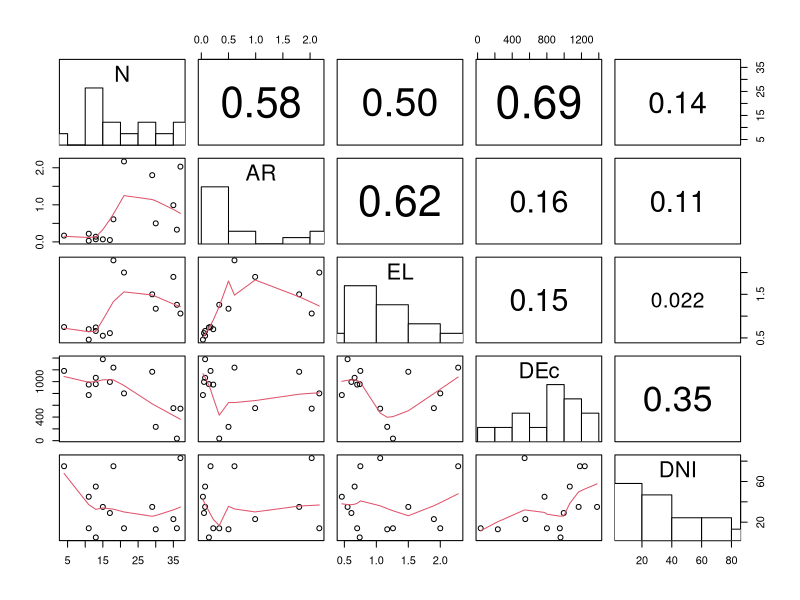
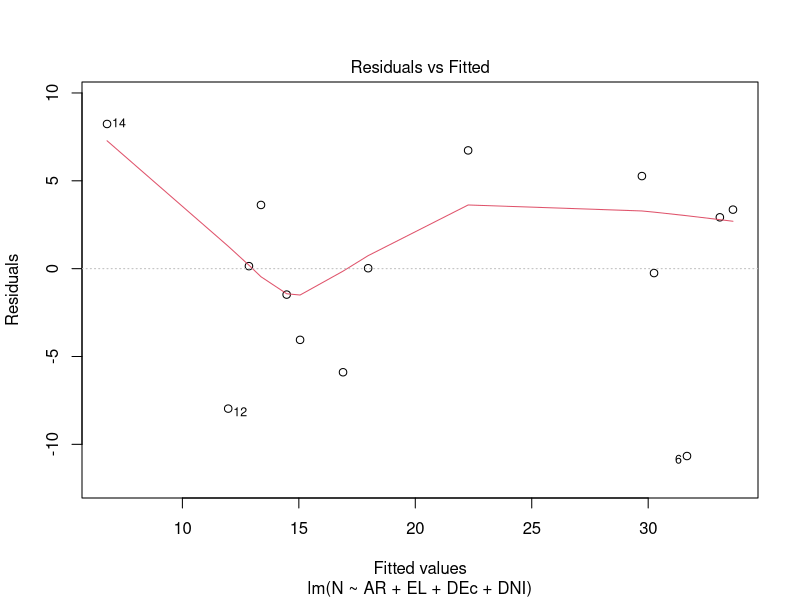
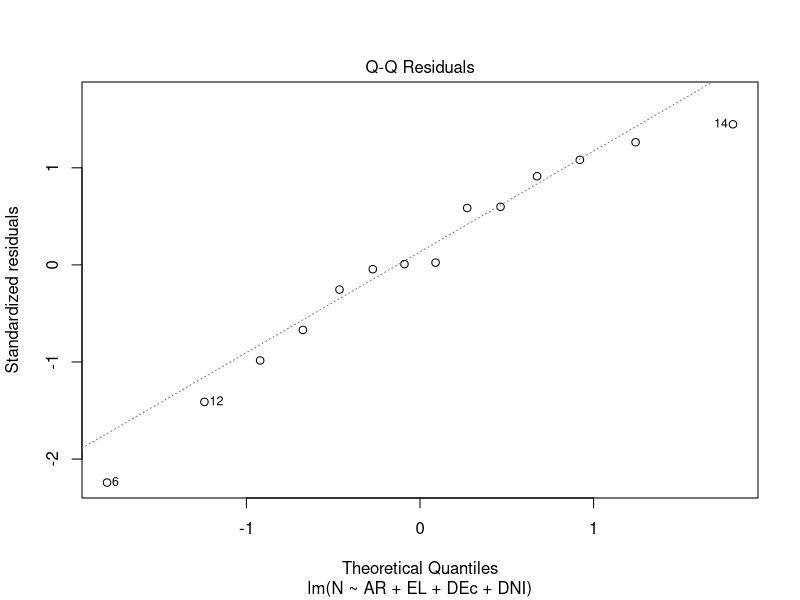
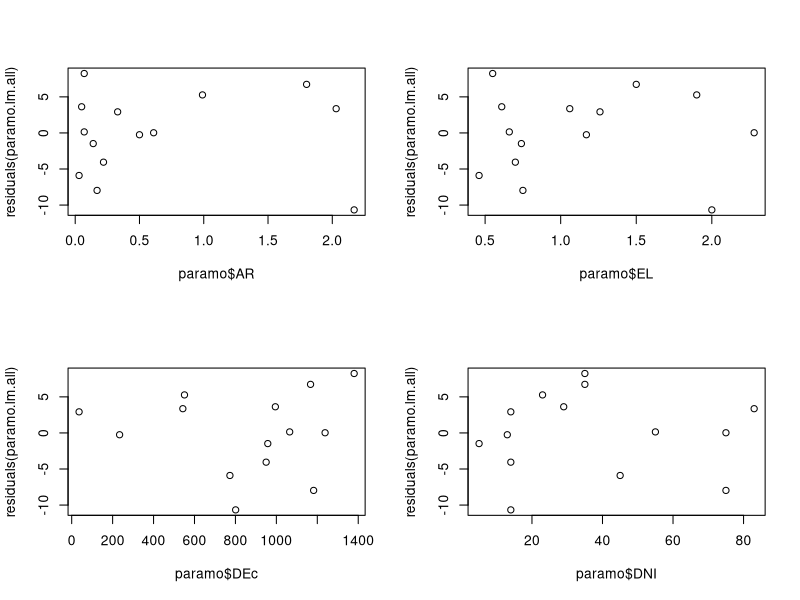
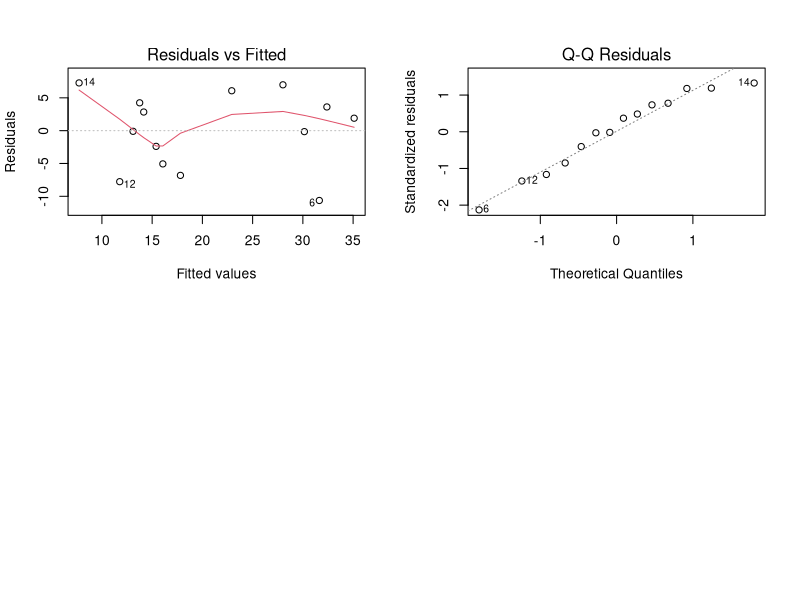

Generate these figures, in order, with R:
## ---- chunk 1
knitr::opts_chunk$set(echo = TRUE)
## ---- chunk 2
paramo <- read.table('data/paramo.dat',header=T)
print(dim(paramo))
tail(paramo,3)
## ---- chunk 3
### scatter with correlation matrix and fit lines 
panel.cor <- function(x, y, digits = 2, prefix = "", cex.cor, ...) {
  usr <- par("usr")
  on.exit(par(usr))
  par(usr = c(0, 1, 0, 1))
  r <- abs(cor(x, y, use = "complete.obs"))
  txt <- format(c(r, 0.123456789), digits = digits)[1]
  txt <- paste(prefix, txt, sep = "")
  if (missing(cex.cor)) cex.cor <- 0.8/strwidth(txt)
  text(0.5, 0.5, txt, cex =  cex.cor * (1 + r) / 2)
}
panel.hist <- function(x, ...) {
  usr <- par("usr")
  on.exit(par(usr))
  par(usr = c(usr[1:2], 0, 1.5) )
  h <- hist(x, plot = FALSE)
  breaks <- h$breaks
  nB <- length(breaks)
  y <- h$counts
  y <- y/max(y)
  rect(breaks[-nB], 0, breaks[-1], y, col = "white", ...)
}
panel.lm <- function (x, y, col = par("col"), bg = NA, pch = par("pch"),
                      cex = 1, col.smooth = "black", ...) {
  points(x, y, pch = pch, col = col, bg = bg, cex = cex)
  abline(stats::lm(y ~ x),  col = col.smooth, ...)
}
panel.lm <- function (x, y, col = par("col"), bg = NA, pch = par("pch"),
                      cex = 1, col.smooth = "black", ...) {
  points(x, y, pch = pch, col = col, bg = bg, cex = cex)
  abline(stats::lm(y ~ x),  col = col.smooth, ...)
}
## ---- chunk 4
pairs(paramo[1:5],
      upper.panel = panel.cor,
      diag.panel  = panel.hist,
      lower.panel = panel.smooth,
      # pch = "."
      )
## ---- chunk 5
paramo.aov = anova(lm(N ~ AR + EL + DEc + DNI , data = paramo))
paramo.aov
## ---- chunk 6
paramo.lm.all = lm(N ~ AR + EL + DEc + DNI , data = paramo)
fstatis = summary(paramo.lm.all)$fstatistic[1] ; fstatis
summary(paramo.lm.all)
## ---- chunk 7
n = nrow(paramo) ; k  = ncol(paramo) ; n ; k
df1 = k - 1; df2 = n - k; df1 ;df2
Full_RegSS  = sum(paramo.aov[["Mean Sq"]][1:4])
Reg_MS = Full_RegSS/4   
Res_MS = paramo.aov[["Mean Sq"]][5]
F_obs = Reg_MS/ Res_MS ; F_obs
## ---- chunk 8
pf(F_obs, df1, df2, lower.tail = FALSE)
## ---- chunk 9
plot(paramo.lm.all, which = 1:2)
## ---- chunk 10
# plot(resid(paramo.lm.all) ~  AR + EL + DEc + DNI, data= paramo)
par(mfrow = c(2, 2))
plot(paramo$AR, residuals(paramo.lm.all))
plot(paramo$EL, residuals(paramo.lm.all))
plot(paramo$DEc, residuals(paramo.lm.all))
plot(paramo$DNI, residuals(paramo.lm.all))
## ---- chunk 11
total_SumSQ = sum(paramo.aov[["Sum Sq"]][1:5]); total_SumSQ
SQ_reg = paramo.aov[["Sum Sq"]][5] ; SQ_reg
round((total_SumSQ - SQ_reg)/total_SumSQ,4)
## ---- chunk 12
para.lm.2 = lm(formula = N ~ AR + EL + DEc , data = paramo)
summary(para.lm.2)
para.lm.3 = lm(formula = N ~ AR  + DEc , data = paramo)
summary(para.lm.3)
plot(para.lm.3, which = 1:2)
## ---- chunk 13
para.anova.3 = anova(lm(formula = N ~ AR  + DEc , data = paramo))
para.anova.3
R_2_model3 = (sum(para.anova.3$`Sum Sq`[1:3]) - para.anova.3$`Sum Sq`[3] ) / sum(para.anova.3$`Sum Sq`[1:3])
p = 3; n= 14
AdjR_2_model3= R_2_model3 - (1-R_2_model3)* (p-1)/(n-p) ; AdjR_2_model3
## ---- chunk 14
coef_AR = summary(para.lm.3)$coeff[2] ; coef_AR
se_AR = summary(para.lm.3)$coef[5] ; se_AR
alpha = 0.05; t_table = qt(1- alpha/2,11) ; t_table
c(coef_AR - t_table*se_AR,coef_AR + t_table*se_AR)
